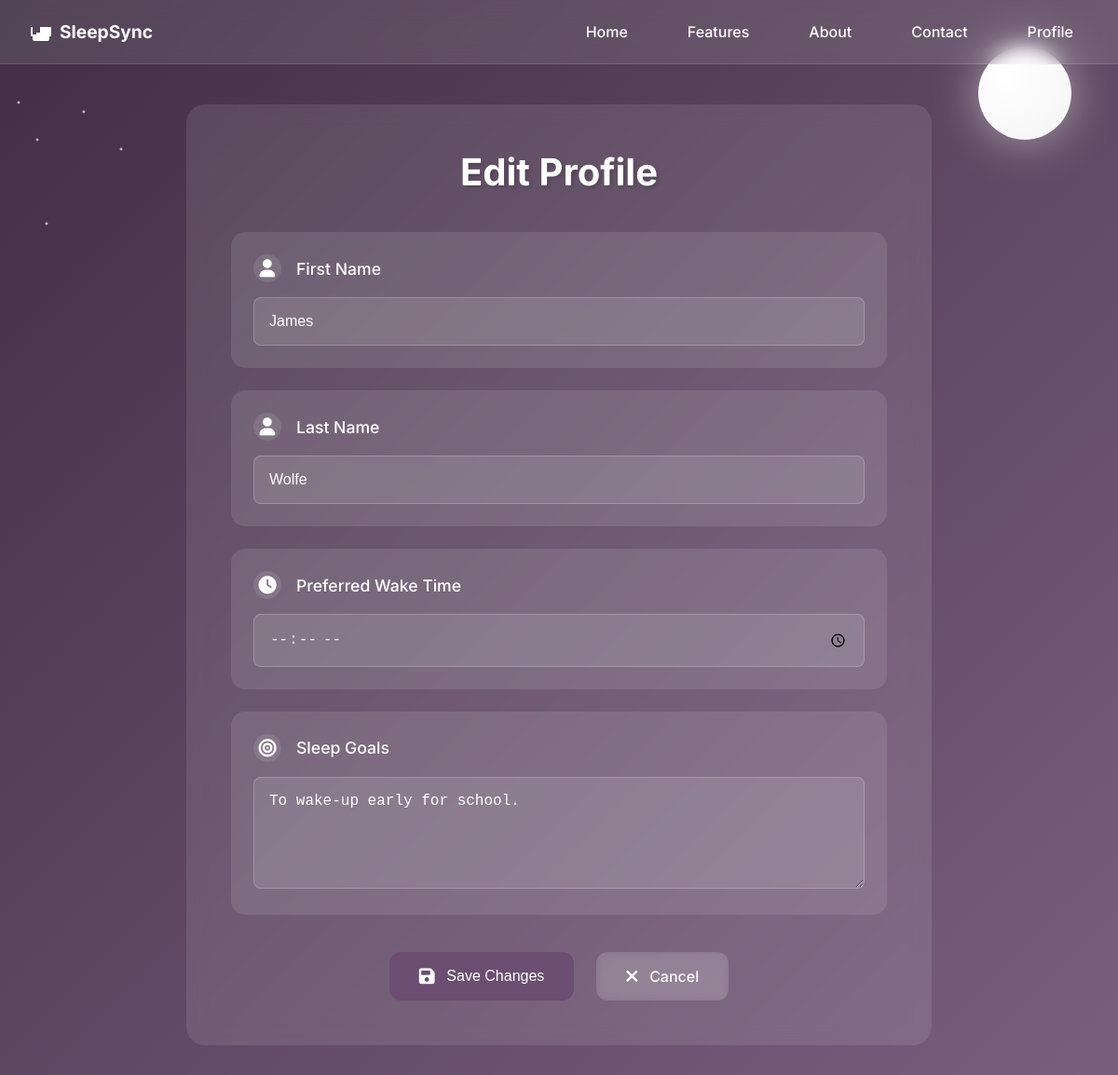
The app's page /tracker/edit_profile/ (signed in), older data.
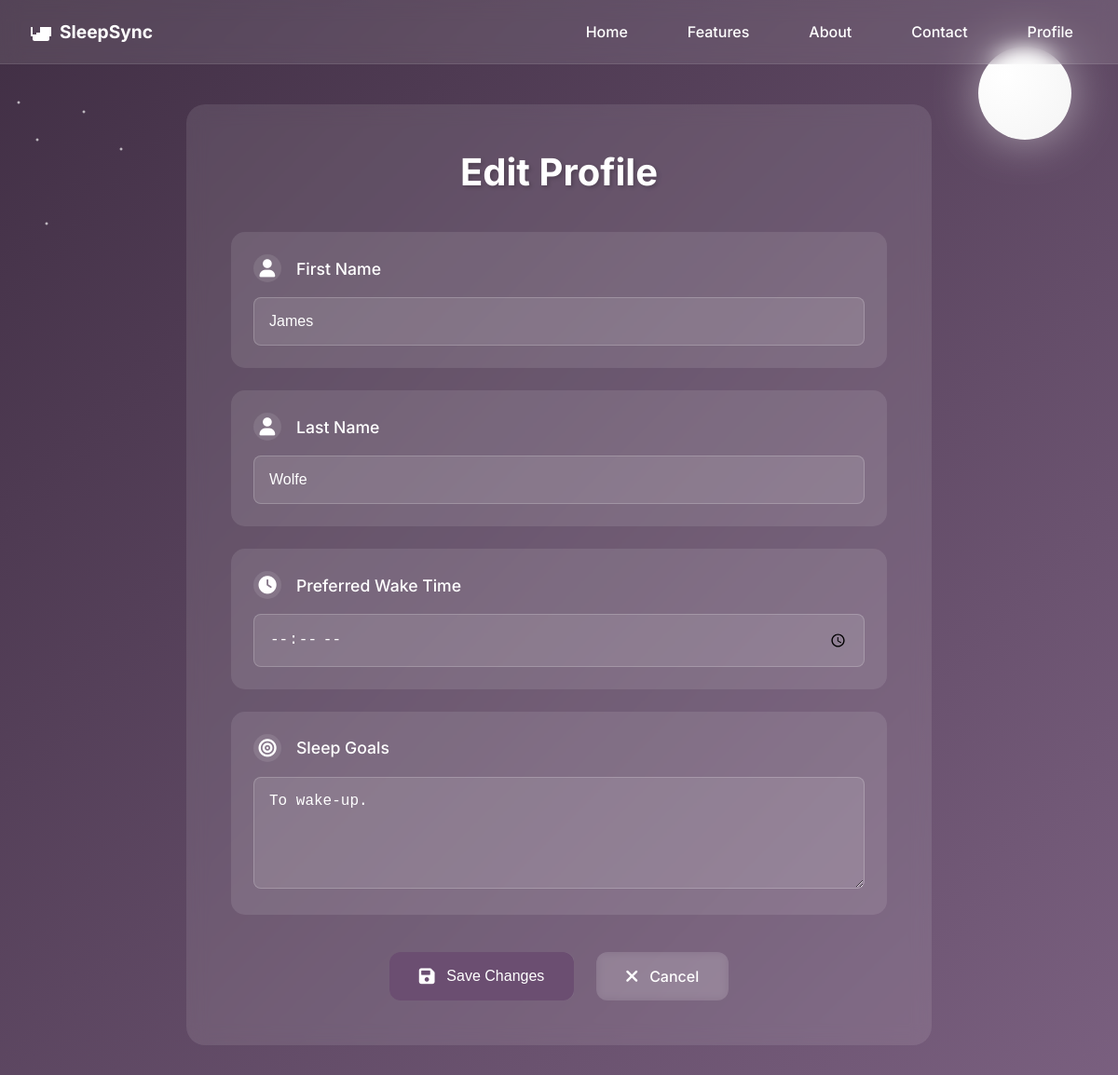
The same page, newer data.
### tracker/models.py (models this page shows, shortened)
class User(AbstractBaseUser):
    userID = models.AutoField(primary_key=True)  # Explicitly define the primary key
    email = models.EmailField(unique=True)
    first_name = models.CharField(max_length=30, blank=True)
    last_name = models.CharField(max_length=30, blank=True)
    name = models.CharField(max_length=100, blank=True)
    preferredWakeTime = models.TimeField(null=True, blank=True)
    wake_time = models.TimeField(null=True, blank=True)
    sleepGoals = models.TextField(blank=True)
    is_active = models.BooleanField(default=True)
    is_staff = models.BooleanField(default=False)
    objects = UserManager()
    USERNAME_FIELD = 'email'
    REQUIRED_FIELDS = ['first_name', 'last_name']

### tracker/views.py (the view)
# urls.py: path('edit_profile/', views.edit_profile, name='edit_profile'),
@login_required
def edit_profile(request):
    user = request.user
    if request.method == 'POST':
        first_name = request.POST.get('firstName')
        last_name = request.POST.get('lastName')
        preferred_wake_time = request.POST.get('preferredWakeTime')
        sleep_goals = request.POST.get('sleepGoals')
        profile_picture = request.FILES.get('profile_picture')
        user.first_name = first_name
        user.last_name = last_name
        user.preferredWakeTime = preferred_wake_time
        user.sleepGoals = sleep_goals
        if profile_picture:
            user.profile_picture = profile_picture
        user.save()
        return redirect('profile')
    else:
        return render(request, 'tracker/edit_profile.html', {'user': user})

### tracker/templates/tracker/edit_profile.html (shortened to what this page needs)
<!DOCTYPE html>
<html lang="en">
<head>
    <link rel="stylesheet" href="https://cdnjs.cloudflare.com/ajax/libs/font-awesome/6.0.0/css/all.min.css">
</head>
<body>
    <nav class="nav-bar">
        <div class="nav-content">
            <a href="{% url 'landing_page' %}" class="nav-logo">
                <svg viewBox="0 0 24 24">
                    <path d="M19 7h-8v8H3V7H1v10h2v3c0 1.1.9 2 2 2h14c1.1 0 2-.9 2-2v-3h2V7h-2zM7 19h10v-6H7v6z"/>
                </svg>
                <span>SleepSync</span>
            </a>
            <div class="nav-links">
                <a href="{% url 'landing_page' %}">Home</a>
                <a href="{% url 'features' %}">Features</a>
                <a href="{% url 'about' %}">About</a>
                <a href="{% url 'contacts' %}">Contact</a>
                <a href="{% url 'profile' %}">Profile</a>
            </div>
        </div>
    </nav>
    <div class="stars"></div>
    <div class="moon"></div>
    <div class="main-content">
        <div class="container">
            <h2>Edit Profile</h2>
            <form method="POST" enctype="multipart/form-data">
                <div class="form-group">
                    <label for="first_name">
                        <i class="fas fa-user"></i>First Name
                    </label>
                    <input type="text" id="first_name" name="firstName" value="{{ user.first_name }}" required>
                </div>
                <div class="form-group">
                    <label for="last_name">
                        <i class="fas fa-user"></i>Last Name
                    </label>
                    <input type="text" id="last_name" name="lastName" value="{{ user.last_name }}" required>
                </div>
                <div class="form-group">
                    <label for="wake_time">
                        <i class="fas fa-clock"></i>Preferred Wake Time
                    </label>
                    <input type="time" id="wake_time" name="preferredWakeTime" value="{{ user.preferredWakeTime }}" required>
                </div>
                <div class="form-group">
                    <label for="sleep_goals">
                        <i class="fas fa-bullseye"></i>Sleep Goals
                    </label>
                    <textarea id="sleep_goals" name="sleepGoals" placeholder="Enter your sleep goals...">{{ user.sleepGoals }}</textarea>
                </div>
                <div class="buttons">
                    <button type="submit" class="btn save-btn">
                        <i class="fas fa-save"></i>Save Changes
                    </button>
                    <a href="{% url 'profile' %}" class="btn">
                        <i class="fas fa-times"></i>Cancel
                    </a>
                </div>
            </form>
        </div>
    </div>
</body>
</html>

Row changes from the older to the newer data that the page shows:
changed User "James": sleepGoals "To wake-up early for school." → "To wake-up."
